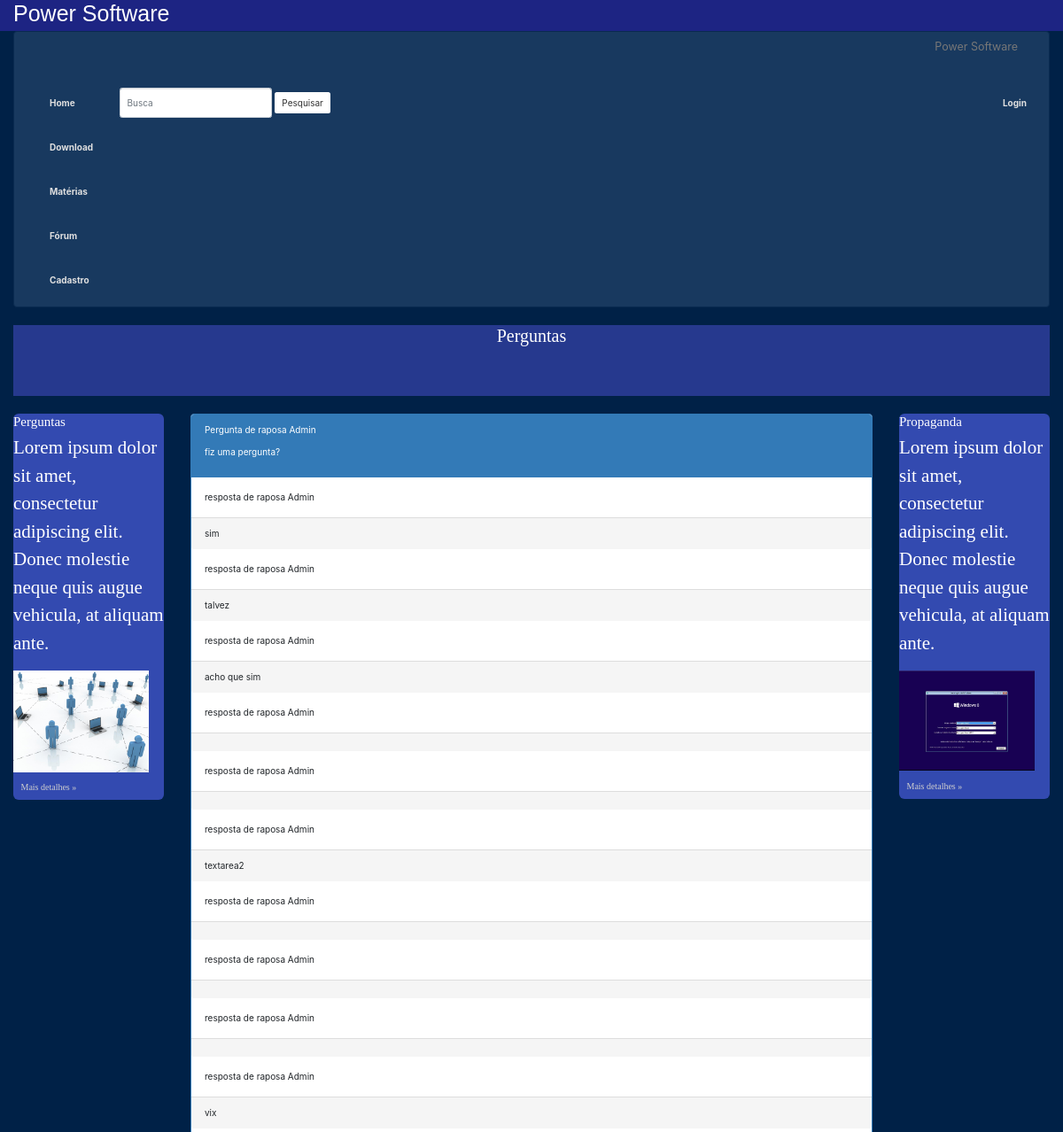
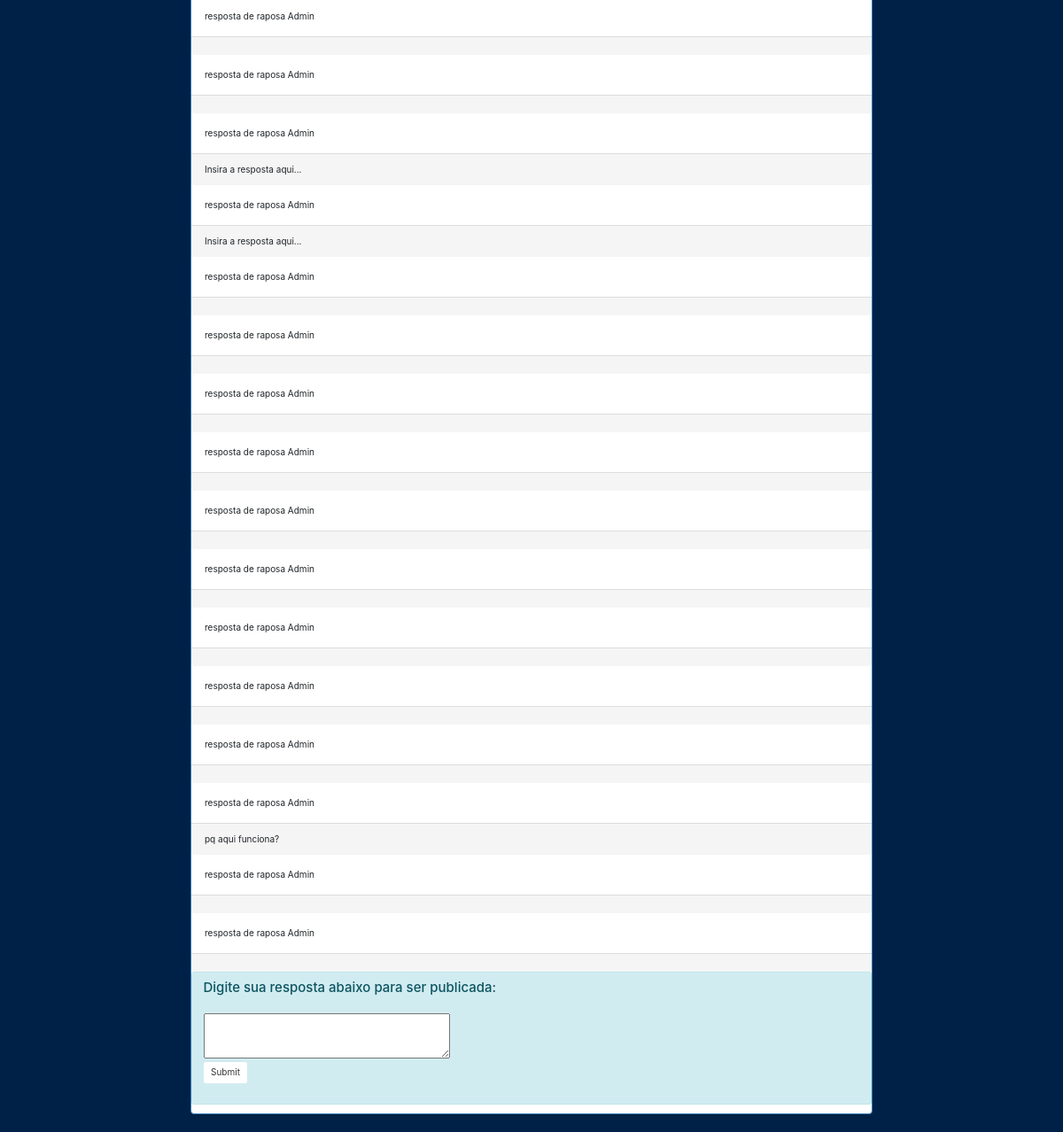
Screenshot of /respostas.php?id_pergunta=1 with the database file from the repository (2 pictures, top to bottom).
### tables this page shows
CREATE TABLE `user` (
  `id_user` int(11) NOT NULL,
  `nome` varchar(60) NOT NULL,
  `email` varchar(60) NOT NULL,
  `senha` varchar(60) NOT NULL,
  `tipo_user_fk` int(3) NOT NULL
);

CREATE TABLE `pergunta` (
  `id_pergunta` int(11) NOT NULL,
  `conteudo_pergunta` varchar(200) NOT NULL,
  `id_user_fk` int(11) NOT NULL
);

CREATE TABLE `resposta` (
  `id_resposta` int(11) NOT NULL,
  `conteudo_resposta` varchar(600) NOT NULL,
  `id_user_fk` int(11) NOT NULL,
  `id_pergunta_fk` int(11) NOT NULL
);

### respostas.php (the view, shortened to what this page needs)
<!DOCTYPE html>
<html lang="en">
  <head>
    <link href="css/bootstrap.min.css" rel="stylesheet">
    <link href="css/style.css" rel="stylesheet">
	<link rel="stylesheet" href="https://maxcdn.bootstrapcdn.com/bootstrap/4.0.0-alpha.5/css/bootstrap.min.css">
    <link href="css/meucss.css" rel="stylesheet">
  </head>
  <body>
    <div class="container-fluid">
		<div class="row">
		<div class="col-md-12"  id="titulo">
		<h1>Power Software</h1>
		</div>
	</div>
	<div class="row">
		<div class="col-md-12">
			<nav class="navbar navbar-default" role="navigation">
				<div class="navbar-header">
					 <a class="navbar-brand" href="index.php">Power Software</a>
				</div>
				<div class="collapse navbar-collapse" id="bs-example-navbar-collapse-1">
					<ul class="nav navbar-nav">
						<li>
							<a href="index.php">Home</a>
						</li>
								<li>
									<a href="download.php">Download</a>
								</li>
								<li>
									<a href="materias.php">Matérias</a>
								</li>
								<li>
									<a href="forum.php">Fórum</a>
								</li>
								<li>
							<?php
				if(isset($_SESSION['email'])){
						echo("<p></p>");
					}else{
						echo("<a href='cadastro.php'>Cadastro</a>");
						}
						?>
								</li>
							</ul>
					<form class="navbar-form navbar-left" role="search">
						<div class="form-group">
							<input type="text" class="form-control" placeholder="Busca">
						</div>
						<button type="submit" class="btn btn-default">
							Pesquisar
						</button>
					</form>
					<ul class="nav navbar-nav navbar-right">
						<li>
							<?php
									if(isset($_SESSION['senha'])== TRUE){
										if($_SESSION['user_type']==1){
											echo("<a href='tela_user_adm.php'>".$_SESSION['nome']."</a>");
										}else{
										echo("<a href='tela_user.php'>User</a>");
									}
									}else{
										echo("<a href='login.php'>Login</a>");
									}
									?>
								</li>
				</div>
			</nav>
			<div class="jumbotron" id="texto">
				<h2>
					Perguntas
				</h2>
			</div>
		</div>
	</div>
	<div class="row">
		<div class="col-md-2">
			<div class="jumbotron">
				<h4>
					Perguntas
				</h4>
				<p>
					Lorem ipsum dolor sit amet, consectetur adipiscing elit. Donec molestie neque quis augue vehicula, at aliquam ante.
				</p>
					<div class="post-content">
						<img src="img/redes.jpg">
					</div>
				<p>
					<a class="btn" href="materias.php">Mais detalhes »</a>
				</p>
			</div>
		</div>
		<div class="col-md-8">
				<?php
				require_once("conexao.php");
					$consultaPergunta = mysqli_query($conexao, "SELECT * FROM pergunta WHERE id_pergunta = '".$_GET['id_pergunta']."'");
					if (!$consultaPergunta) {
						$erro = mysqli_error($conexao);
						echo("$erro");
					}
					else
					{
						while ($row = mysqli_fetch_array($consultaPergunta, MYSQL_ASSOC)){
							$sqlUser = mysqli_query($conexao, 'SELECT * FROM user WHERE id_user = '.$row["id_user_fk"]);
							while ($rowUser = mysqli_fetch_array($sqlUser, MYSQL_ASSOC))
							{
								echo("<div class='panel panel-primary'>");
								$userType = "usuario";
									if($rowUser['tipo_user_fk'] == 1)
									{
										$userType = "Admin";
									}
									else if($rowUser['tipo_user_fk'] == 2)
									{
										$userType = "usuario";
									}
								echo ("<div class='panel-heading'><p>Pergunta de ".$rowUser["nome"]." <span class='tag tag-info'>".$userType."</span></p><p>".$row['conteudo_pergunta']."</p></div>");
							}
							$sqlRespostas = mysqli_query($conexao, 'SELECT id_resposta, conteudo_resposta, id_user_fk, tipo_user_fk, nome FROM resposta, user WHERE id_user_fk = id_user AND id_pergunta_fk = '.$row["id_pergunta"]);
								while ($rowResposta = mysqli_fetch_array($sqlRespostas, MYSQL_ASSOC))
								{
									$userType = "usuario";
									if($rowResposta['tipo_user_fk'] == 1)
									{
										$userType = "Admin";
									}
									else if($rowResposta['tipo_user_fk'] == 2)
									{
										$userType = "usuario";
									}
									echo("<div class='panel-body'>resposta de ".$rowResposta['nome']." <span class='tag tag-info'>".$userType."</span></div><div class='panel-footer'>".$rowResposta['conteudo_resposta']."</div>");
								}
								echo("<div class='alert alert-info'>
								<form action='processar_resposta.php' id='enviarResposta' method='post'>
								<h4 class='f'>Digite sua resposta abaixo para ser publicada:</h4></br>
								<textarea name='res' rows='3' cols='40' form='enviarResposta'></textarea></br>
								<input type='hidden' name='user_id' value='".$_SESSION['id']."'>
								<input type='hidden' name='pergunta_id' value='".$row["id_pergunta"]."'>
								<input type='submit' class='btn btn-default'/>
								</form></br>
								</div>");
								echo("</div>");
						}
					}
				?>
		</div>
		<div class="col-md-2">
			<div class="jumbotron">
				<h4>
					Propaganda
				</h4>
				<p>
					Lorem ipsum dolor sit amet, consectetur adipiscing elit. Donec molestie neque quis augue vehicula, at aliquam ante.
				</p>
				<div class="post-content">
						<img src="img/17.jpg">
				</div>
				<p>
					<a class="btn" href="materias.php">Mais detalhes »</a>
				</p>
		</div>
	</div>
</div>
  </body>
</html>

### conexao.php (shortened to what this page needs)
<!DOCTYPE html>
<html>
    <head>
    </head>
        <body>
        </body>
</html>

### css/meucss.css (style rules this page uses)
.f { color:#FFFFFF }
#titulo { font-family: Arial; background-color:#1D2483; color:white; }
#texto { text-align: center; }
body { background-color:#1446B0; }
.row { background-color:#002147; }
.jumbotron { background-color:#334AB0; color: white; font-family: "Urban Elegance Bold"; padding: 0px !important; width: auto; height: auto; }
.post-content { max-width:90%; }
.post-content img { max-width:100% ; }
.jumbotron a { color:#cecece; }
.jumbotron > h2 { background-color:#26398e; text-align:center; height:80px; //margin:-60px; }
.navbar-default { background-color: #18395F; border-color: #092A50; }
.navbar-default .navbar-nav>li>a:focus, .navbar-default .navbar-nav>li>a { color: #E0E0E0; background-color: transparent; font-weight:bold; }

### rows the page displays
pergunta: conteudo_pergunta "fiz uma pergunta?"
user: nome "raposa", tipo_user_fk "Admin"
resposta: user.nome "raposa", user.tipo_user_fk "Admin", conteudo_resposta "sim"
resposta: user.nome "raposa", user.tipo_user_fk "Admin", conteudo_resposta "talvez"
resposta: user.nome "raposa", user.tipo_user_fk "Admin", conteudo_resposta "acho que sim"
resposta: user.nome "raposa", user.tipo_user_fk "Admin"
resposta: user.nome "raposa", user.tipo_user_fk "Admin"
resposta: user.nome "raposa", user.tipo_user_fk "Admin", conteudo_resposta "textarea2"
resposta: user.nome "raposa", user.tipo_user_fk "Admin"
resposta: user.nome "raposa", user.tipo_user_fk "Admin"
resposta: user.nome "raposa", user.tipo_user_fk "Admin"
resposta: user.nome "raposa", user.tipo_user_fk "Admin", conteudo_resposta "vix"
resposta: user.nome "raposa", user.tipo_user_fk "Admin"
resposta: user.nome "raposa", user.tipo_user_fk "Admin"
resposta: user.nome "raposa", user.tipo_user_fk "Admin", conteudo_resposta "Insira a resposta aqui..."
resposta: user.nome "raposa", user.tipo_user_fk "Admin", conteudo_resposta "Insira a resposta aqui..."
resposta: user.nome "raposa", user.tipo_user_fk "Admin"
resposta: user.nome "raposa", user.tipo_user_fk "Admin"
resposta: user.nome "raposa", user.tipo_user_fk "Admin"
resposta: user.nome "raposa", user.tipo_user_fk "Admin"
resposta: user.nome "raposa", user.tipo_user_fk "Admin"
resposta: user.nome "raposa", user.tipo_user_fk "Admin"
resposta: user.nome "raposa", user.tipo_user_fk "Admin"
resposta: user.nome "raposa", user.tipo_user_fk "Admin"
resposta: user.nome "raposa", user.tipo_user_fk "Admin"
resposta: user.nome "raposa", user.tipo_user_fk "Admin", conteudo_resposta "pq aqui funciona?"
resposta: user.nome "raposa", user.tipo_user_fk "Admin"
resposta: user.nome "raposa", user.tipo_user_fk "Admin"
